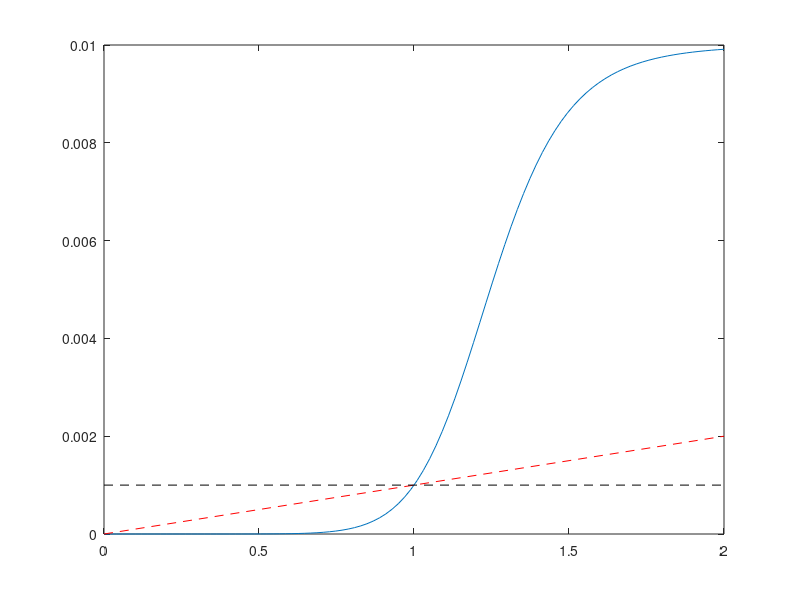

MATLAB code to generate this figure:
N0 = 50; % initial cell numbers
A = 0; B = 50; L = B-A; % boundaries
l0 = L/N0; a0 = L/N0;
dp = 0.01; % division probability
xp = dp/10; % death probability

% insert/remove new cell upon div
insert = @(a, x, n)cat(2,  x(1:n), a, x(n+1:end)); 
remove = @(x, n)cat(2,  x(1:n-1), x(n+1:end));

% hill function for cell division prob
Hill = @(d, n, dp, L) dp.*(L.^n./(d.^n+L.^n));
n = 10; % smaller values smooth out Hill function

l_H = l0.*((dp-xp)./xp).^(1./n); % minimum length for division

l_vals = linspace(0,2,100);

plot(l_vals, Hill(l_H,n,dp,l_vals))
hold on
plot([0,2],[0,xp*2], '--r')
hold on
plot([0,2],[xp,xp], '--k')